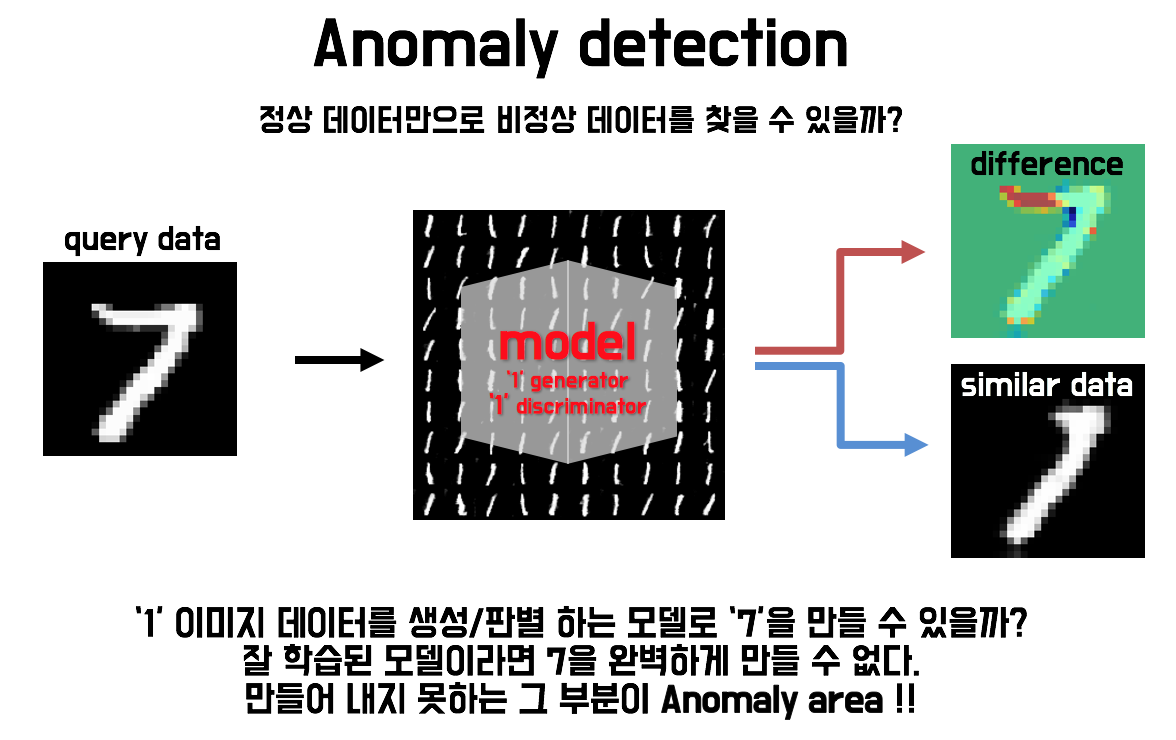
#> input picture models/anogan/image/overview.png, 1176 x 740 px, given as the content of the folder /floyd/input/tomato_dataset/, which was not available
$ jupyter execute --allow-errors AnoGAN.ipynb   (text cells are left out)
#> lines starting #> are read from the running program, lines starting #| are printed output that depends on the picture; pictures that were not available may be replaced by others from this repository, and a replacement may not be noted
### models/anogan/anogan.py
from __future__ import print_function
from keras.callbacks import TensorBoard
from keras.models import Sequential, Model
from keras.layers import Input, Reshape, Dense, Dropout, MaxPooling2D, Conv2D, Flatten
from keras.layers import Conv2DTranspose, LeakyReLU
from keras.layers.core import Activation
from keras.layers.normalization import BatchNormalization
from keras.optimizers import Adam, RMSprop
from keras import backend as K
from keras import initializers
import tensorflow as tf
import numpy as np
from tqdm import tqdm
import cv2
import math

from keras.utils. generic_utils import Progbar

### combine images for visualization
# [12 lines left out: function combine_images, not called in this run]

### generator model define
def generator_model():
    inputs = Input((64,))
    fc1 = Dense(input_dim=10, units=128*12*12)(inputs)
    fc1 = BatchNormalization()(fc1)
    fc1 = LeakyReLU(0.2)(fc1)
    fc2 = Reshape((12, 12, 128), input_shape=(128*12*12,))(fc1)
    up1 = Conv2DTranspose(64, (2, 2), strides=(2, 2), padding='same')(fc2)
    conv1 = Conv2D(64, (3, 3), padding='same')(up1)
    conv1 = BatchNormalization()(conv1)
    conv1 = Activation('relu')(conv1)
    up2 = Conv2DTranspose(64, (2, 2), strides=(2, 2), padding='same')(conv1)
    conv2 = Conv2D(3, (5, 5), padding='same')(up2)
    outputs = Activation('tanh')(conv2)

    model = Model(inputs=[inputs], outputs=[outputs])
    return model

### discriminator model define
def discriminator_model():
    inputs = Input((48, 48, 3))
    conv1 = Conv2D(64, (5, 5), padding='same')(inputs)
    conv1 = LeakyReLU(0.2)(conv1)
    pool1 = MaxPooling2D(pool_size=(2, 2))(conv1)
    conv2 = Conv2D(128, (5, 5), padding='same')(pool1)
    conv2 = LeakyReLU(0.2)(conv2)
    pool2 = MaxPooling2D(pool_size=(2, 2))(conv2)
    fc1 = Flatten()(pool2)
    fc1 = Dense(1)(fc1)
    outputs = Activation('sigmoid')(fc1)

    model = Model(inputs=[inputs], outputs=[outputs])
    return model

### d_on_g model for training generator
# [91 lines left out: functions generator_containing_discriminator, load_model, train, not called in this run]

### generate images
def generate(BATCH_SIZE):
    g = generator_model()
    g.load_weights('weights/generator.h5')
    noise = np.random.uniform(0, 1, (BATCH_SIZE, 64))
    generated_images = g.predict(noise)
    return generated_images

### anomaly loss function
def sum_of_residual(y_true, y_pred):
    return K.sum(K.abs(y_true - y_pred))

### discriminator intermediate layer feautre extraction
def feature_extractor(d=None):
    if d is None:
        d = discriminator_model()
        d.load_weights('weights/discriminator.h5')
    intermidiate_model = Model(inputs=d.layers[0].input, outputs=d.layers[-7].output)
    intermidiate_model.compile(loss='binary_crossentropy', optimizer='rmsprop')
    return intermidiate_model

### anomaly detection model define
# [38 lines left out: functions anomaly_detector, compute_anomaly_score, not called in this run]

### models/anogan/AnoGAN.ipynb
[cell 1]
from __future__ import print_function

import matplotlib
import os
import cv2
import numpy as np
import matplotlib.pyplot as plt
from imutils import paths
from sklearn.model_selection import train_test_split
import argparse
import anogan

os.environ['TF_CPP_MIN_LOG_LEVEL'] = '2'

[cell 2]
### 0. prepare data

# seed for reproducibility
SEED = 44000

# folder where data is placed
BASE_FOLDER = '/floyd/input/tomato_dataset/'
folders = os.listdir(BASE_FOLDER)

# lists to store data
num_images = len(list(paths.list_images(BASE_FOLDER)))
print('Number of images:', num_images)
data = np.zeros([num_images, 48, 48, 3])
label = np.ones([num_images]) ## Indicating that is a normal sample

# loading data to lists
counter = 0
for folder in folders:
    for file in os.listdir(BASE_FOLDER + folder + '/'):
        img = cv2.imread(BASE_FOLDER + folder + '/' + file)
#> img is the input picture: shape (740, 1176, 3); mean B, G, R 193.5, 195.6, 192.6
        img = cv2.resize(img, (48, 48), interpolation = cv2.INTER_NEAREST)
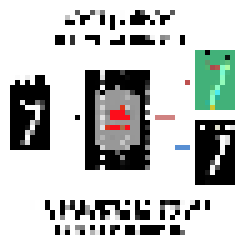
#> img: shape (48, 48, 3) (shown 5 times larger); mean B, G, R 191.7, 193.9, 190.9
        img = (img.astype(np.float32) - 127.5) / 127.5
        data[counter,:,:,:] = img
        counter = counter + 1

# now split the data in to train and test with the help of train_test_split
#> (the rest of this cell did not finish here and is left out)

#> (a cell that did not finish here is left out)

#> (a cell that did not finish here is left out)

#> (a cell that did not finish here is left out)

img = anogan.combine_images(generated_img)
img = (img*127.5)+127.5
img = img.astype(np.uint8)
img = cv2.resize(img, None, fx=4, fy=4, interpolation=cv2.INTER_NEAREST)

[cell 6]
### plt view
plt.figure(num=0, figsize=(8, 8))
plt.title('trained generator')
plt.imshow(img, cmap=plt.cm.gray)
plt.show()
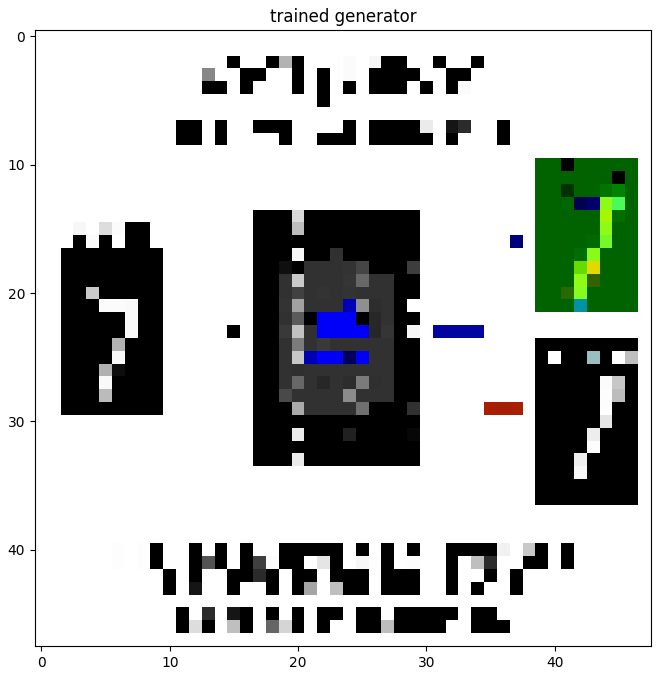
#> figure drawn by matplotlib, 1 panel; B, G, R data is drawn as R, G, B

$ run again, on models/anogan/image/problem.png
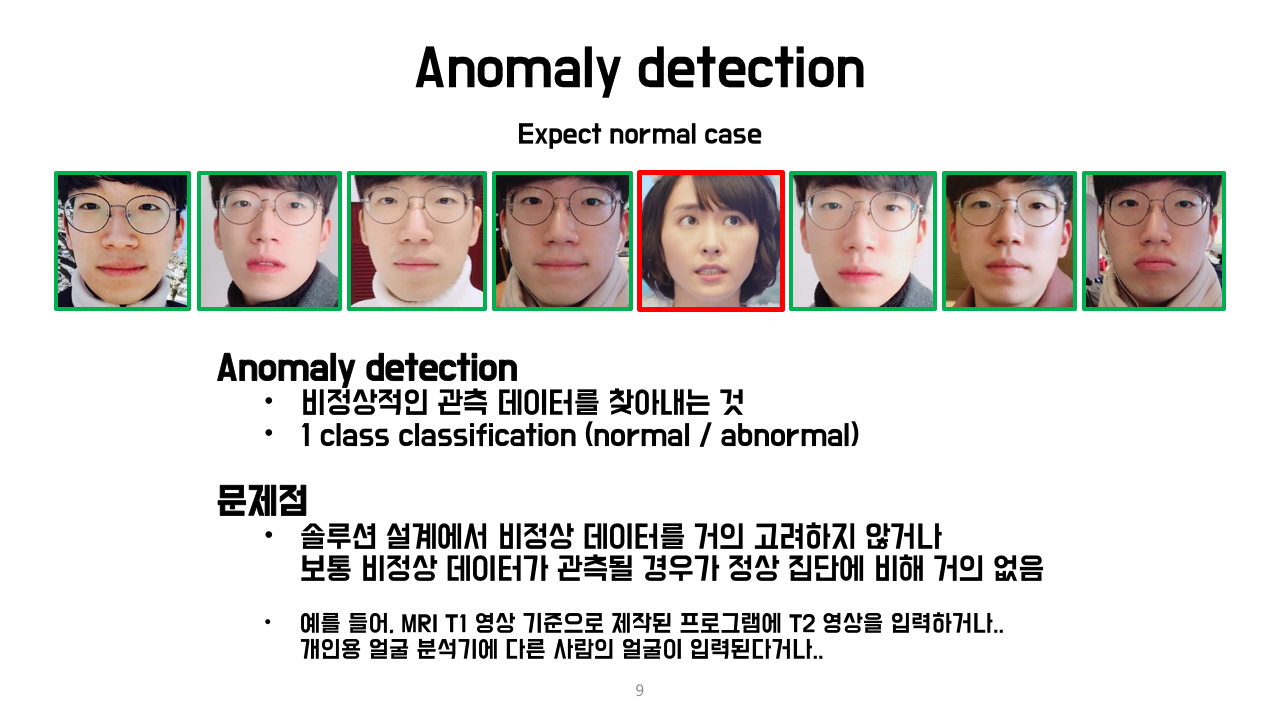
#> input picture models/anogan/image/problem.png, 1280 x 720 px, given as the content of the folder /floyd/input/tomato_dataset/, which was not available
#> img is the input picture: shape (720, 1280, 3); mean B, G, R 216.8, 219.4, 221.9
#> `img = cv2.resize(img, (48, 48), interpolation = cv2.INTER_NEAREST)`:
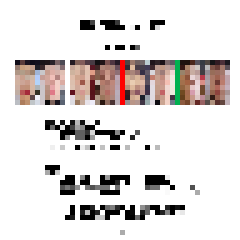
#> img: shape (48, 48, 3) (shown 5 times larger); mean B, G, R 216.2, 217.6, 222.7
#> `plt.show()`:
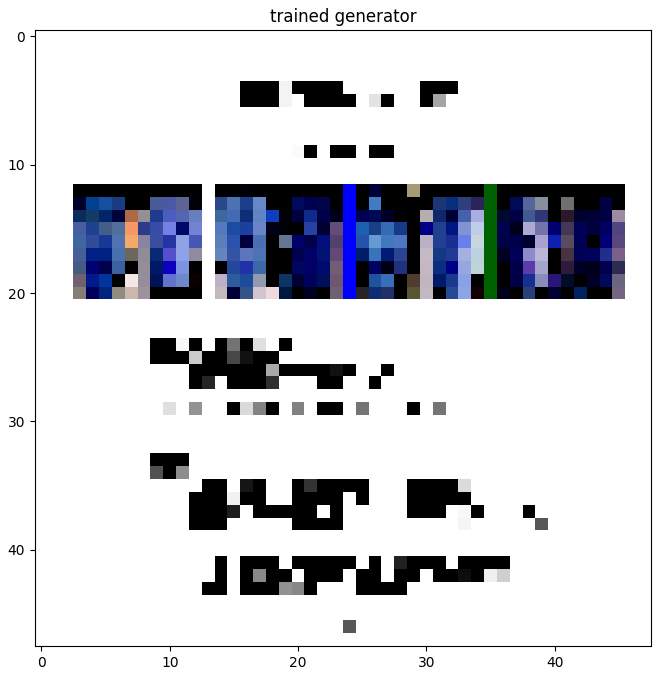
#> figure drawn by matplotlib, 1 panel; B, G, R data is drawn as R, G, B
